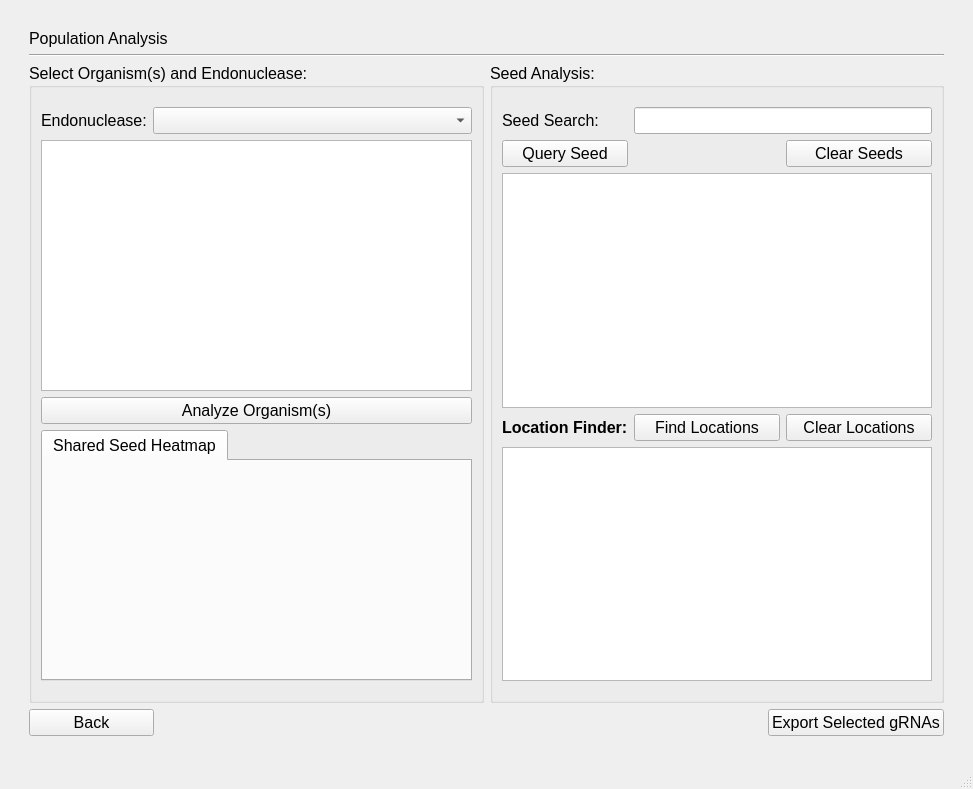
<?xml version="1.0" encoding="UTF-8"?>
<ui version="4.0">
 <class>MainWindow</class>
 <widget class="QMainWindow" name="MainWindow">
  <property name="geometry">
   <rect>
    <x>0</x>
    <y>0</y>
    <width>973</width>
    <height>789</height>
   </rect>
  </property>
  <property name="font">
   <font>
    <pointsize>12</pointsize>
   </font>
  </property>
  <property name="windowTitle">
   <string>MainWindow</string>
  </property>
  <widget class="QWidget" name="centralwidget">
   <layout class="QGridLayout" name="gridLayout_2">
    <item row="0" column="1">
     <spacer name="verticalSpacer">
      <property name="orientation">
       <enum>Qt::Vertical</enum>
      </property>
      <property name="sizeType">
       <enum>QSizePolicy::Fixed</enum>
      </property>
      <property name="sizeHint" stdset="0">
       <size>
        <width>20</width>
        <height>20</height>
       </size>
      </property>
     </spacer>
    </item>
    <item row="1" column="1">
     <layout class="QGridLayout" name="gridLayout">
      <item row="2" column="0" rowspan="2">
       <widget class="QGroupBox" name="groupBox">
        <property name="sizePolicy">
         <sizepolicy hsizetype="Preferred" vsizetype="Preferred">
          <horstretch>0</horstretch>
          <verstretch>0</verstretch>
         </sizepolicy>
        </property>
        <property name="maximumSize">
         <size>
          <width>600</width>
          <height>16777215</height>
         </size>
        </property>
        <property name="toolTip">
         <string>Please select organism(s) and an endonuclease, and click &quot;Analyze Organism(s)&quot; to populate the population analysis window.</string>
        </property>
        <property name="title">
         <string>Select Organism(s) and Endonuclease:</string>
        </property>
        <layout class="QGridLayout" name="gridLayout_6">
         <item row="3" column="0" colspan="2">
          <widget class="QPushButton" name="analyze_button">
           <property name="text">
            <string>Analyze Organism(s)</string>
           </property>
          </widget>
         </item>
         <item row="0" column="0" colspan="2">
          <spacer name="verticalSpacer_3">
           <property name="orientation">
            <enum>Qt::Vertical</enum>
           </property>
           <property name="sizeType">
            <enum>QSizePolicy::Fixed</enum>
           </property>
           <property name="sizeHint" stdset="0">
            <size>
             <width>10</width>
             <height>10</height>
            </size>
           </property>
          </spacer>
         </item>
         <item row="1" column="1">
          <widget class="QComboBox" name="endoBox">
           <property name="sizePolicy">
            <sizepolicy hsizetype="Expanding" vsizetype="Fixed">
             <horstretch>0</horstretch>
             <verstretch>0</verstretch>
            </sizepolicy>
           </property>
          </widget>
         </item>
         <item row="2" column="0" colspan="2">
          <widget class="QTableWidget" name="org_Table">
           <property name="sizePolicy">
            <sizepolicy hsizetype="Preferred" vsizetype="Expanding">
             <horstretch>0</horstretch>
             <verstretch>0</verstretch>
            </sizepolicy>
           </property>
           <property name="minimumSize">
            <size>
             <width>0</width>
             <height>225</height>
            </size>
           </property>
          </widget>
         </item>
         <item row="1" column="0">
          <widget class="QLabel" name="label">
           <property name="sizePolicy">
            <sizepolicy hsizetype="Preferred" vsizetype="Fixed">
             <horstretch>0</horstretch>
             <verstretch>0</verstretch>
            </sizepolicy>
           </property>
           <property name="text">
            <string>Endonuclease:</string>
           </property>
          </widget>
         </item>
         <item row="4" column="0" colspan="2">
          <widget class="QTabWidget" name="tabWidget">
           <property name="sizePolicy">
            <sizepolicy hsizetype="Preferred" vsizetype="Expanding">
             <horstretch>0</horstretch>
             <verstretch>0</verstretch>
            </sizepolicy>
           </property>
           <property name="minimumSize">
            <size>
             <width>0</width>
             <height>225</height>
            </size>
           </property>
           <property name="toolTip">
            <string>&lt;html&gt;&lt;head/&gt;&lt;body&gt;&lt;p&gt;Heatmap of shared repeats between all selected organisms. Diagonals show number of self-contained repeats. Axis labels correspond to the rows of the organism selection table.&lt;/p&gt;&lt;/body&gt;&lt;/html&gt;</string>
           </property>
           <property name="currentIndex">
            <number>0</number>
           </property>
           <widget class="QWidget" name="tab">
            <attribute name="title">
             <string>Shared Seed Heatmap</string>
            </attribute>
            <layout class="QGridLayout" name="gridLayout_3">
             <item row="0" column="0">
              <widget class="QWidget" name="colormap_figure" native="true"/>
             </item>
            </layout>
           </widget>
          </widget>
         </item>
         <item row="5" column="0" colspan="2">
          <spacer name="verticalSpacer_4">
           <property name="orientation">
            <enum>Qt::Vertical</enum>
           </property>
           <property name="sizeType">
            <enum>QSizePolicy::Fixed</enum>
           </property>
           <property name="sizeHint" stdset="0">
            <size>
             <width>10</width>
             <height>10</height>
            </size>
           </property>
          </spacer>
         </item>
        </layout>
       </widget>
      </item>
      <item row="4" column="0" alignment="Qt::AlignLeft">
       <widget class="QPushButton" name="goBackButton">
        <property name="minimumSize">
         <size>
          <width>125</width>
          <height>0</height>
         </size>
        </property>
        <property name="text">
         <string>Back</string>
        </property>
       </widget>
      </item>
      <item row="2" column="1" rowspan="2">
       <widget class="QGroupBox" name="groupBox_2">
        <property name="sizePolicy">
         <sizepolicy hsizetype="Expanding" vsizetype="Preferred">
          <horstretch>0</horstretch>
          <verstretch>0</verstretch>
         </sizepolicy>
        </property>
        <property name="toolTip">
         <string>&lt;html&gt;&lt;head/&gt;&lt;body&gt;&lt;p&gt;These tables show the seeds that are conserved among &lt;span style=&quot; font-weight:600;&quot;&gt;all &lt;/span&gt;selected organisms.&lt;/p&gt;&lt;/body&gt;&lt;/html&gt;</string>
        </property>
        <property name="title">
         <string>Seed Analysis:</string>
        </property>
        <layout class="QGridLayout" name="gridLayout_5">
         <item row="4" column="1">
          <widget class="QPushButton" name="find_locs_button">
           <property name="text">
            <string>Find Locations</string>
           </property>
          </widget>
         </item>
         <item row="2" column="0">
          <widget class="QPushButton" name="query_seed_button">
           <property name="text">
            <string>Query Seed</string>
           </property>
          </widget>
         </item>
         <item row="3" column="0" colspan="3">
          <widget class="QTableWidget" name="table2">
           <property name="sizePolicy">
            <sizepolicy hsizetype="Expanding" vsizetype="Preferred">
             <horstretch>0</horstretch>
             <verstretch>0</verstretch>
            </sizepolicy>
           </property>
           <property name="minimumSize">
            <size>
             <width>0</width>
             <height>225</height>
            </size>
           </property>
           <property name="toolTip">
            <string>&lt;html&gt;&lt;head/&gt;&lt;body&gt;&lt;p&gt;&lt;span style=&quot; font-weight:600;&quot;&gt;% Coverage&lt;/span&gt;: percentage of analyzed organisms covered by the given seed sequence. (Ex. a coverage of 75% for an analysis of 4 organisms means that the seed appears in 3/4 of the organisms) &lt;/p&gt;&lt;p&gt;&lt;span style=&quot; font-weight:600;&quot;&gt;Total Repeats&lt;/span&gt;: the total number of times the seed sequence is repeated across all organisms analyzed &lt;/p&gt;&lt;p&gt;&lt;span style=&quot; font-weight:600;&quot;&gt;Avg. Repeats/Scaffold&lt;/span&gt;: the average number of times the seed sequence is repeated per scaffold/chromosome/contig (varies depending on how the organism’s FASTA file is arranged) &lt;/p&gt;&lt;p&gt;&lt;span style=&quot; font-weight:600;&quot;&gt;Consensus Sequence&lt;/span&gt;: the full length guide RNA sequence that appears most commonly amongst all occurrences of the given seed. &lt;/p&gt;&lt;p&gt;&lt;span style=&quot; font-weight:600;&quot;&gt;% Consensus&lt;/span&gt;: the percentage of all seed repeats that have the tail of the consensus sequence. &lt;/p&gt;&lt;p&gt;&lt;span style=&quot; font-weight:600;&quot;&gt;Score&lt;/span&gt;: on-target score for the consensus sequence.&lt;/p&gt;&lt;p&gt;&lt;span style=&quot; font-weight:600;&quot;&gt;PAM&lt;/span&gt;: the protospacer adjacent motif of the consensus sequence.&lt;/p&gt;&lt;p&gt;&lt;span style=&quot; font-weight:600;&quot;&gt;Strand&lt;/span&gt;: the strand directionality (+ or -) of the consensus sequence.&lt;/p&gt;&lt;/body&gt;&lt;/html&gt;</string>
           </property>
          </widget>
         </item>
         <item row="2" column="2">
          <widget class="QPushButton" name="clear_Button">
           <property name="text">
            <string>Clear Seeds</string>
           </property>
          </widget>
         </item>
         <item row="1" column="1" colspan="2">
          <widget class="QLineEdit" name="seed_input"/>
         </item>
         <item row="0" column="0" colspan="3">
          <spacer name="verticalSpacer_5">
           <property name="orientation">
            <enum>Qt::Vertical</enum>
           </property>
           <property name="sizeType">
            <enum>QSizePolicy::Fixed</enum>
           </property>
           <property name="sizeHint" stdset="0">
            <size>
             <width>10</width>
             <height>10</height>
            </size>
           </property>
          </spacer>
         </item>
         <item row="4" column="2">
          <widget class="QPushButton" name="clear_loc_button">
           <property name="text">
            <string>Clear Locations</string>
           </property>
          </widget>
         </item>
         <item row="4" column="0">
          <widget class="QLabel" name="label_3">
           <property name="toolTip">
            <string>&lt;html&gt;&lt;head/&gt;&lt;body&gt;&lt;p&gt;Highlight a seed and click &amp;quot;Find Locations&amp;quot; to view the exact location and organism of every repeat belonging to that seed.&lt;/p&gt;&lt;/body&gt;&lt;/html&gt;</string>
           </property>
           <property name="text">
            <string>&lt;html&gt;&lt;head/&gt;&lt;body&gt;&lt;p&gt;&lt;span style=&quot; font-weight:600;&quot;&gt;Location Finder:&lt;/span&gt;&lt;/p&gt;&lt;/body&gt;&lt;/html&gt;</string>
           </property>
          </widget>
         </item>
         <item row="5" column="0" colspan="3">
          <widget class="QTableWidget" name="loc_finder_table">
           <property name="sizePolicy">
            <sizepolicy hsizetype="Expanding" vsizetype="Preferred">
             <horstretch>0</horstretch>
             <verstretch>0</verstretch>
            </sizepolicy>
           </property>
           <property name="minimumSize">
            <size>
             <width>0</width>
             <height>225</height>
            </size>
           </property>
          </widget>
         </item>
         <item row="1" column="0">
          <widget class="QLabel" name="label_2">
           <property name="sizePolicy">
            <sizepolicy hsizetype="Fixed" vsizetype="Fixed">
             <horstretch>0</horstretch>
             <verstretch>0</verstretch>
            </sizepolicy>
           </property>
           <property name="text">
            <string>Seed Search:</string>
           </property>
          </widget>
         </item>
         <item row="6" column="0" colspan="3">
          <spacer name="verticalSpacer_6">
           <property name="orientation">
            <enum>Qt::Vertical</enum>
           </property>
           <property name="sizeType">
            <enum>QSizePolicy::Fixed</enum>
           </property>
           <property name="sizeHint" stdset="0">
            <size>
             <width>10</width>
             <height>10</height>
            </size>
           </property>
          </spacer>
         </item>
        </layout>
       </widget>
      </item>
      <item row="4" column="1" alignment="Qt::AlignRight">
       <widget class="QPushButton" name="export_button">
        <property name="minimumSize">
         <size>
          <width>175</width>
          <height>0</height>
         </size>
        </property>
        <property name="toolTip">
         <string>&lt;html&gt;&lt;head/&gt;&lt;body&gt;&lt;p&gt;Click to export selected gRNAs. &lt;span style=&quot; font-weight:600;&quot;&gt;Note: &lt;/span&gt;only rows from the first (top right) table can be selected and exported.&lt;/p&gt;&lt;/body&gt;&lt;/html&gt;</string>
        </property>
        <property name="text">
         <string>Export Selected gRNAs</string>
        </property>
       </widget>
      </item>
      <item row="0" column="0" colspan="2">
       <widget class="QLabel" name="title">
        <property name="sizePolicy">
         <sizepolicy hsizetype="Preferred" vsizetype="Fixed">
          <horstretch>0</horstretch>
          <verstretch>0</verstretch>
         </sizepolicy>
        </property>
        <property name="text">
         <string>Population Analysis</string>
        </property>
       </widget>
      </item>
      <item row="1" column="0" colspan="2">
       <widget class="Line" name="line">
        <property name="orientation">
         <enum>Qt::Horizontal</enum>
        </property>
       </widget>
      </item>
     </layout>
    </item>
    <item row="2" column="1">
     <spacer name="verticalSpacer_2">
      <property name="orientation">
       <enum>Qt::Vertical</enum>
      </property>
      <property name="sizeType">
       <enum>QSizePolicy::Fixed</enum>
      </property>
      <property name="sizeHint" stdset="0">
       <size>
        <width>20</width>
        <height>20</height>
       </size>
      </property>
     </spacer>
    </item>
    <item row="1" column="2">
     <spacer name="horizontalSpacer">
      <property name="orientation">
       <enum>Qt::Horizontal</enum>
      </property>
      <property name="sizeType">
       <enum>QSizePolicy::Fixed</enum>
      </property>
      <property name="sizeHint" stdset="0">
       <size>
        <width>20</width>
        <height>20</height>
       </size>
      </property>
     </spacer>
    </item>
    <item row="1" column="0">
     <spacer name="horizontalSpacer_2">
      <property name="orientation">
       <enum>Qt::Horizontal</enum>
      </property>
      <property name="sizeType">
       <enum>QSizePolicy::Fixed</enum>
      </property>
      <property name="sizeHint" stdset="0">
       <size>
        <width>20</width>
        <height>20</height>
       </size>
      </property>
     </spacer>
    </item>
   </layout>
  </widget>
  <widget class="QStatusBar" name="statusbar"/>
 </widget>
 <resources/>
 <connections/>
</ui>
